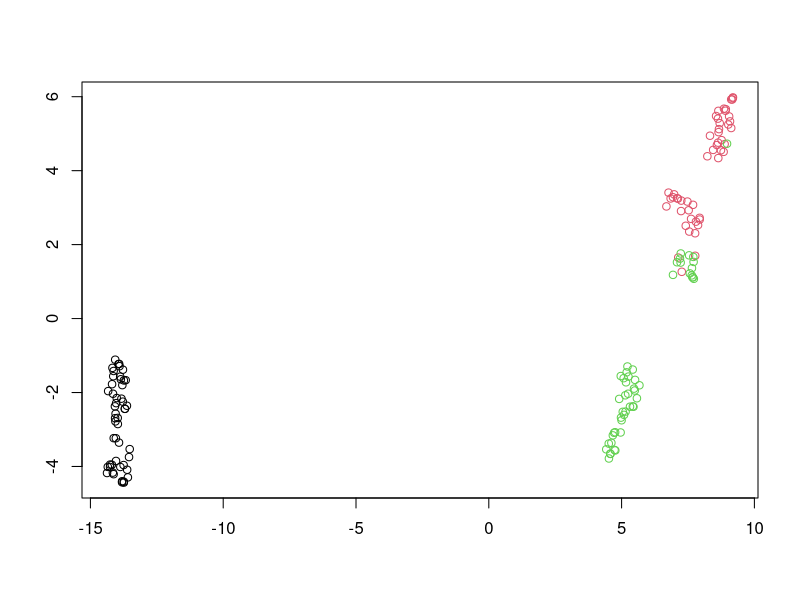
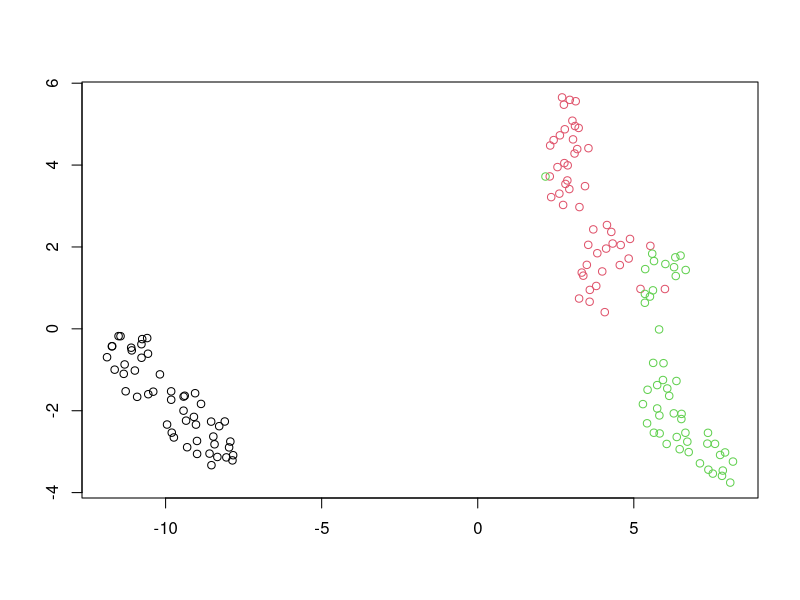
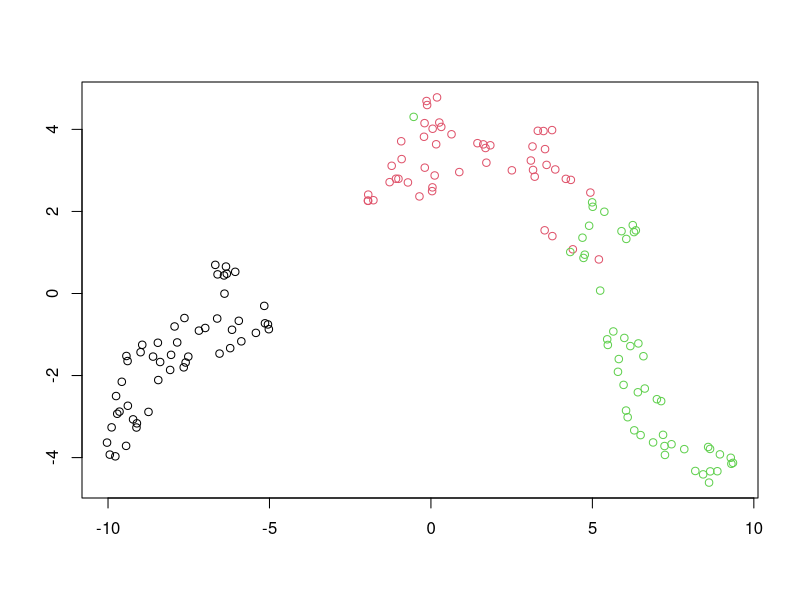
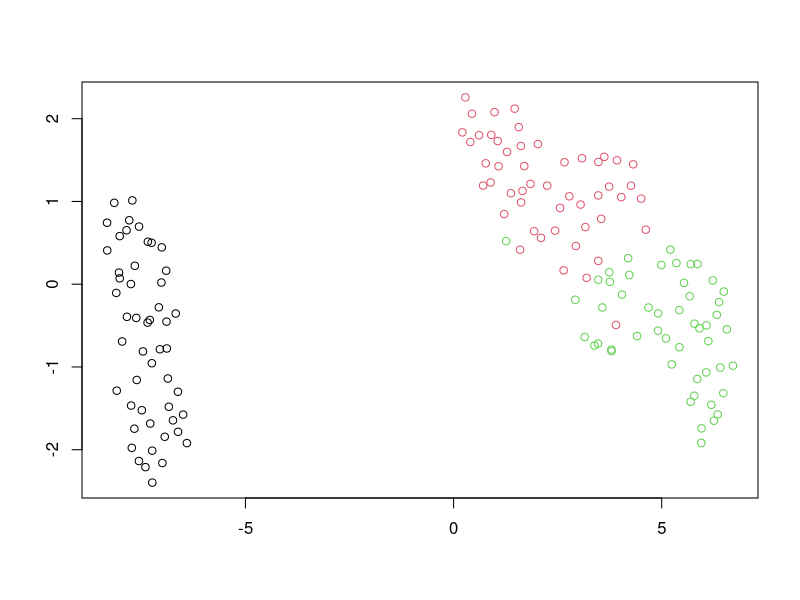
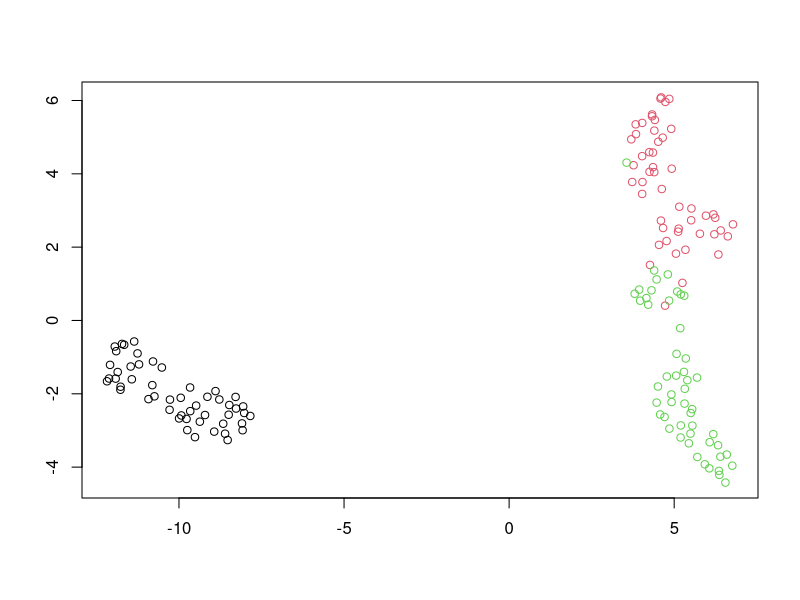
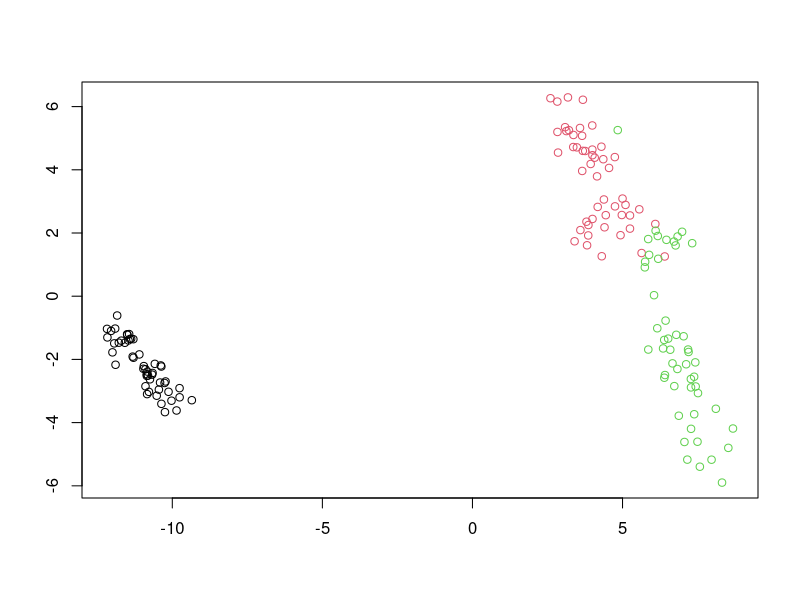
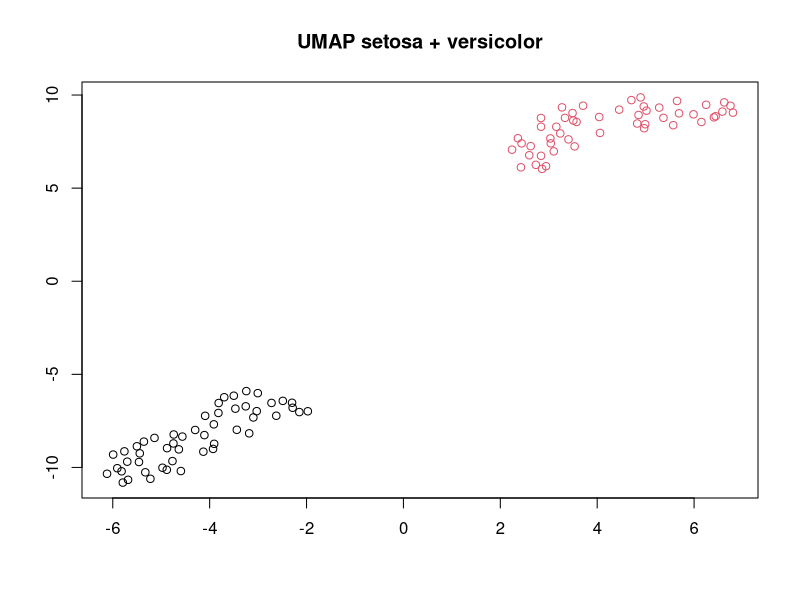
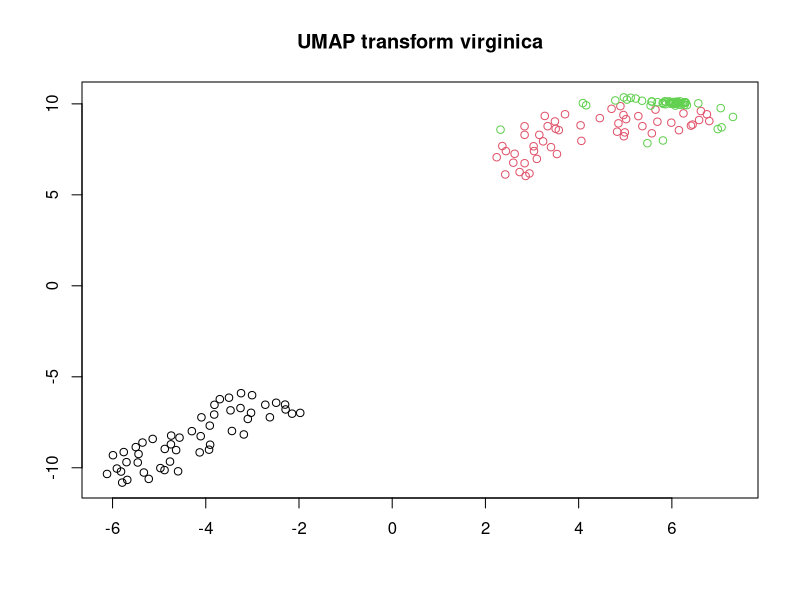

Write the R code that produced these figures, in order. (Note: this script raises an error after producing the figures.)
## ---- chunk 1
knitr::opts_chunk$set(
  collapse = TRUE,
  comment = "#>"
)
## ---- chunk 2
library(uwot)
## ---- chunk 3
kabsch <- function(pm, qm) {
  pm_dims <- dim(pm)
  if (!all(dim(qm) == pm_dims)) {
    stop(call. = TRUE, "Point sets must have the same dimensions")
  }
  # The rotation matrix will have (ncol - 1) leading ones in the diagonal
  diag_ones <- rep(1, pm_dims[2] - 1)

  # center the points
  pm <- scale(pm, center = TRUE, scale = FALSE)
  qm <- scale(qm, center = TRUE, scale = FALSE)

  am <- crossprod(pm, qm)

  svd_res <- svd(am)
  # use the sign of the determinant to ensure a right-hand coordinate system
  d <- determinant(tcrossprod(svd_res$v, svd_res$u))$sign
  dm <- diag(c(diag_ones, d))

  # rotation matrix
  um <- svd_res$v %*% tcrossprod(dm, svd_res$u)

  # Rotate and then translate to the original centroid location of qm
  sweep(t(tcrossprod(um, pm)), 2, -attr(qm, "scaled:center"))
}
iris_pca2 <- prcomp(iris[, 1:4])$x[, 1:2]
plot_umap <- function(coords, col = iris$Species, pca = iris_pca2) {
  plot(kabsch(coords, pca), col = col, xlab = "", ylab = "")
}
## ---- chunk 4
set.seed(42)
iris_umap <- umap(iris)
plot_umap(iris_umap)
## ---- chunk 5
set.seed(42)
iris_umap_md05 <- umap(iris, min_dist = 0.3)
plot_umap(iris_umap_md05)
## ---- chunk 6
set.seed(42)
iris_umap_nbrs5 <- umap(iris, n_neighbors = 5, min_dist = 0.3)
plot_umap(iris_umap_nbrs5)
## ---- chunk 7
set.seed(42)
iris_umap_nbrs100 <- umap(iris, n_neighbors = 100, min_dist = 0.3)
plot_umap(iris_umap_nbrs100)
## ---- chunk 8
set.seed(42)
iris_umap_spca <-
  umap(iris,
       init = "spca",
       init_sdev = "range",
       min_dist = 0.3)
plot_umap(iris_umap_spca)
## ---- chunk 9
set.seed(42)
iris_umapds <- umap(iris, min_dist = 0.3, dens_scale = 0.5)
plot_umap(iris_umapds)
## ---- chunk 10
set.seed(42)

iris_train <- iris[iris$Species %in% c("setosa", "versicolor"),]
iris_train_umap <-
  umap(iris_train, min_dist = 0.3, ret_model = TRUE)
plot(
  iris_train_umap$embedding,
  col = iris_train$Species,
  xlab = "",
  ylab = "",
  main = "UMAP setosa + versicolor"
)
## ---- chunk 11
iris_test <- iris[iris$Species == "virginica",]
set.seed(42)
iris_test_umap <- umap_transform(iris_test, iris_train_umap)
plot(
  rbind(iris_train_umap$embedding, iris_test_umap),
  col = iris$Species,
  xlab = "",
  ylab = "",
  main = "UMAP transform virginica"
)
## ---- chunk 12
knitr::include_graphics("mnist-py.png")
## ---- chunk 13
knitr::include_graphics("mnist-r.png")
